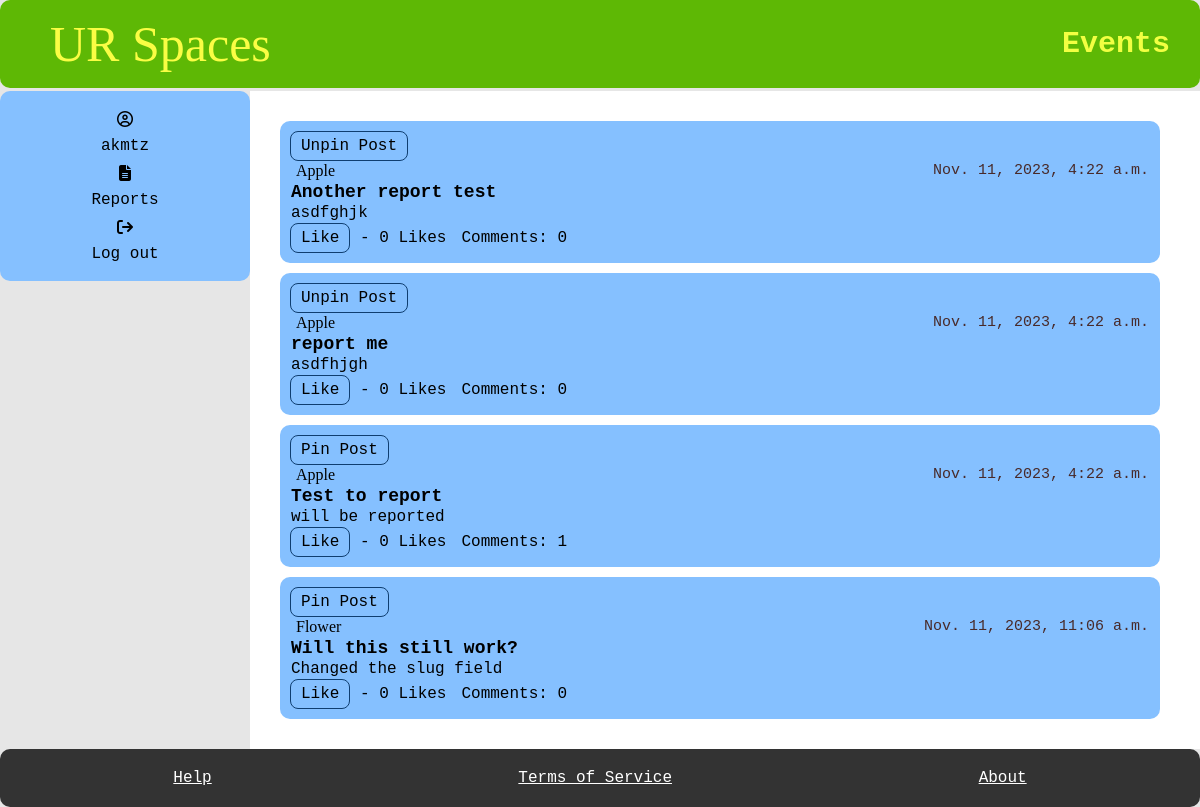
/subforum/events/ (signed in), run on an earlier commit of the app's database.
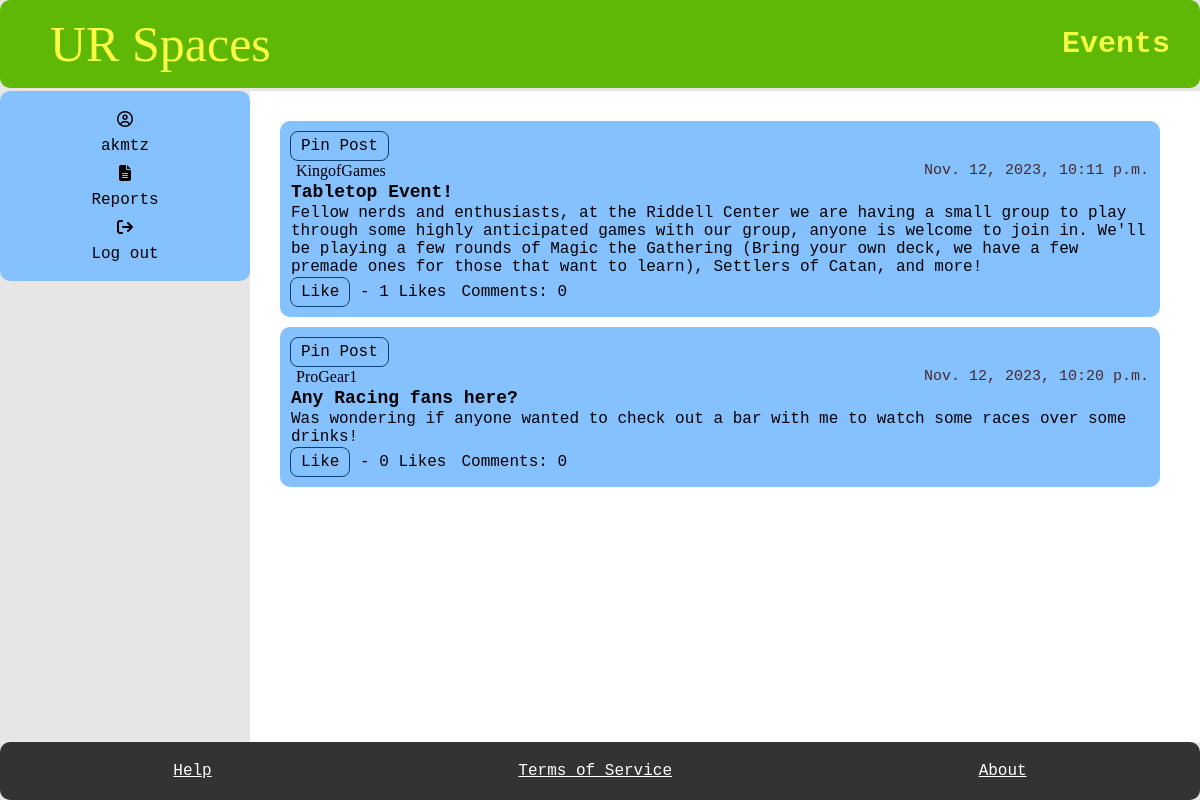
And on a later commit of the database.
### myapp/models.py (models this page shows, shortened)
class Posts(models.Model):
    User_ID = models.ForeignKey(Student, on_delete=models.CASCADE)
    SubForum_ID = models.ForeignKey(SubForum, default= 1, on_delete=models.CASCADE)
    post_name = models.TextField(max_length=400)
    contents = models.TextField()
    count_likes = models.IntegerField(default=0, blank=True, )
    locked = models.BooleanField(default=False)
    pin = models.BooleanField(default=False)
    reported = models.BooleanField(default=False)
    post_date = models.DateTimeField(auto_now_add=True)
    slug = models.SlugField(max_length=400, unique=True, blank=True)
    likes = models.ManyToManyField(User, related_name="post_like")
    def total_likes(self):
        return self.likes.count()
    def get_url(self):
        return reverse("posts", kwargs={
            "slug":self.slug
        })
    @property
    def num_comments(self):
        return Comment.objects.filter(Post_ID = self, User_ID__banned =False).count()

class Student(models.Model):
    User_ID = models.ForeignKey(User, on_delete=models.CASCADE)
    bio = models.TextField(default="Please add bio in settings", blank=True)
    banned = models.BooleanField(default=False)
    avatar =ResizedImageField(size=[50, 80], quality=100, upload_to="authors", default=None, null=True, blank=True)
    reported = models.BooleanField(default=False)
    slug = models.SlugField(max_length=400, unique=True, blank=True)
    def get_url(self):
        return reverse("user", kwargs={
            "slug":self.slug
        })

### myapp/views.py (the view, shortened to what this page needs)
# urls.py: path("subforum/<slug>/", subforum, name="subforum"),
@login_required
def subforum(request, slug, pk=None):
    forum = get_object_or_404(SubForum, slug=slug)
    post = Posts.objects.filter(SubForum_ID = forum, User_ID__banned =False)
    pinnedPosts = Posts.objects.filter(SubForum_ID = forum, User_ID__banned =False, pin =True)
    unpinnedPosts = Posts.objects.filter(SubForum_ID = forum, User_ID__banned =False, pin =False)
    user = request.user
    currentUser = User.objects.get(username = user)
    error = False
    if post.exists():
        if pk:
            updatePost = post.get(pk = pk)
            if "pinPost" in request.POST:
                pinPost = Posts.objects.get(pk = pk)
                pinPost.User_ID = updatePost.User_ID
                pinPost.SubForum_ID = forum
                pinPost.post_name =updatePost.post_name
                pinPost.contents =updatePost.contents
                pinPost.post_date =updatePost.post_date
                pinPost.count_likes = updatePost.count_likes
                pinPost.reported = updatePost.reported
                pinPost.pin = True
                pinPost.locked = updatePost.locked
                pinPost.slug = updatePost.slug
                pinPost.save()
                pinnedPosts = Posts.objects.filter(SubForum_ID = forum, User_ID__banned =False, pin =True)
                unpinnedPosts = Posts.objects.filter(SubForum_ID = forum, User_ID__banned =False, pin =False)
            if "unpinPost" in request.POST:
                pinPost = Posts.objects.get(pk = pk)
                pinPost.User_ID = updatePost.User_ID
                pinPost.SubForum_ID = forum
                pinPost.post_name =updatePost.post_name
                pinPost.contents =updatePost.contents
                pinPost.post_date =updatePost.post_date
                pinPost.count_likes = updatePost.count_likes
                pinPost.reported = updatePost.reported
                pinPost.pin = False
                pinPost.locked = updatePost.locked
                pinPost.slug = updatePost.slug
                pinPost.save()
                pinnedPosts = Posts.objects.filter(SubForum_ID = forum, User_ID__banned =False, pin =True)
                unpinnedPosts = Posts.objects.filter(SubForum_ID = forum, User_ID__banned =False, pin =False)
    try:
        moderator = Moderator.objects.get(User_ID = currentUser)
    except:
        moderator = None
    context = {
        "forum": forum,
        "post" : post,
        "error": error,
        "moderator": moderator,
        "pinnedPosts": pinnedPosts,
        "unpinnedPosts": unpinnedPosts,
    }
    return render(request, "subforum.html", context)

### myapp/templates/subforum.html (shortened to what this page needs)
{% extends 'base.html' %}
    {% block title %}
    <h1>{{forum.sub_name}}</h1>
    {% endblock %}
    {% block content %}
    <main>
      {% for field in pinnedPosts %}
        <section class="box" >
          {%if moderator is not None%}
          <form action="{% url 'subforum_pin' forum.slug field.pk %}" method="POST">
            <button type="submit" name="unpinPost" value="unpinPost" class="btn ">Unpin Post</button>
          </form>
          {% endif %}
        <div class="post-item">
          {%if  field.User_ID.User_ID.username  == request.user.username%}
                <a href="{% url 'profile' %}" class="name"> {{field.User_ID.User_ID.username}}  </a>
          {%else%}
                <a href="{{field.User_ID.get_url}}" class="name"> {{field.User_ID.User_ID.username}}  </a>
          {% endif %}
            <span class="date"> {{field.post_date}} </span>
        </div>
        <div class="post-item">
          <a href="{{field.get_url}}" class="item2"> {{field.post_name}}  </a>
          </div>
        <div class="post-item">
          <span> {{field.contents}}</span>
        </div>
        <div class = "like-item">
          <form action="{% url 'post_like' field.id %}" method="POST">
            <button type="submit" name="post_id" value="{{field.id}}" class="btn btn-info">Like</button> - {{ field.total_likes }} Likes
          </form>
          <a href="{{field.get_url}}"> Comments: {{field.num_comments}} </a>
      </section>
      {% endfor %}
      {% for field in unpinnedPosts%}
        <section class="box" >
          {%if moderator is not None%}
          <form action="{% url 'subforum_pin' forum.slug field.pk %}" method="POST">
            <button type="submit" name="pinPost" value="pinPost" class="btn ">Pin Post</button>
          </form>
          {% endif %}
        <div class="post-item">
          {%if  field.User_ID.User_ID.username  == request.user.username%}
                <a href="{% url 'profile' %}" class="name"> {{field.User_ID.User_ID.username}}  </a>
          {%else%}
                <a href="{{field.User_ID.get_url}}" class="name"> {{field.User_ID.User_ID.username}}  </a>
          {% endif %}
            <span class="date"> {{field.post_date}} </span>
        </div>
        <div class="post-item">
          <a href="{{field.get_url}}" class="item2"> {{field.post_name}}  </a>
          </div>
        <div class="post-item">
          <span> {{field.contents}}</span>
        </div>
        <div class = "like-item">
          <form action="{% url 'post_like' field.id %}" method="POST">
            <button type="submit" name="post_id" value="{{field.id}}" class="btn btn-info">Like</button> - {{ field.total_likes }} Likes
          </form>
          <a href="{{field.get_url}}"> Comments: {{field.num_comments}} </a>
      </section>
      {% endfor %}
    </main>
    {% endblock %}

What changed in the data, as far as the page shows it:
removed Posts: User_ID.User_ID.username "Apple", post_date "Nov. 11, 2023, 4:22 a.m.", post_name "Another report test", contents "asdfghjk", total_likes "0", num_comments "0", shown under "Events"
removed Posts: User_ID.User_ID.username "Apple", post_date "Nov. 11, 2023, 4:22 a.m.", post_name "report me", contents "asdfhjgh", total_likes "0", num_comments "0", shown under "Events"
removed Posts: User_ID.User_ID.username "Apple", post_date "Nov. 11, 2023, 4:22 a.m.", post_name "Test to report", contents "will be reported", total_likes "0", num_comments "1"
removed Posts: User_ID.User_ID.username "Flower", post_date "Nov. 11, 2023, 11:06 a.m.", post_name "Will this still work?", contents "Changed the slug field", total_likes "0", num_comments "0"
added Posts: User_ID.User_ID.username "KingofGames", post_date "Nov. 12, 2023, 10:11 p.m.", post_name "Tabletop Event!", contents "Fellow nerds and enthusiasts, at the Riddell Center we are having a small group to play through some highly anticipated games with our group, anyone is welcome to join in. We'll be playing a few rounds of Magic the Gathering (Bring your own deck, we have a few premade ones for those that want to learn), Settlers of Catan, and more!", total_likes "1", num_comments "0", shown under "Events"
added Posts: User_ID.User_ID.username "ProGear1", post_date "Nov. 12, 2023, 10:20 p.m.", post_name "Any Racing fans here?", contents "Was wondering if anyone wanted to check out a bar with me to watch some races over some drinks!", total_likes "0", num_comments "0", shown under "Events"
